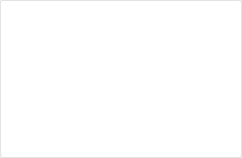
<?xml version="1.0" encoding="UTF-8"?>
<ui version="4.0">
 <class>STEmotionClass</class>
 <widget class="QWidget" name="STEmotionClass">
  <property name="geometry">
   <rect>
    <x>0</x>
    <y>0</y>
    <width>242</width>
    <height>158</height>
   </rect>
  </property>
  <property name="windowTitle">
   <string>STEmotion</string>
  </property>
  <layout class="QHBoxLayout" name="horizontalLayout_2">
   <property name="spacing">
    <number>0</number>
   </property>
   <property name="leftMargin">
    <number>0</number>
   </property>
   <property name="topMargin">
    <number>0</number>
   </property>
   <property name="rightMargin">
    <number>0</number>
   </property>
   <property name="bottomMargin">
    <number>0</number>
   </property>
   <item>
    <widget class="QWidget" name="widget" native="true">
     <property name="styleSheet">
      <string notr="true">QWidget#widget{
border-bottom: 1px solid #e3e3e3;border-top: 1px solid #e3e3e3;border-right: 1px solid #e3e3e3;border-left: 1px solid #e3e3e3;
background-color: rgb(255, 255, 255);
border-radius:3px;
}</string>
     </property>
     <layout class="QHBoxLayout" name="horizontalLayout">
      <item>
       <widget class="QTableWidget" name="twEmotion">
        <property name="minimumSize">
         <size>
          <width>224</width>
          <height>140</height>
         </size>
        </property>
        <property name="maximumSize">
         <size>
          <width>224</width>
          <height>140</height>
         </size>
        </property>
        <property name="focusPolicy">
         <enum>Qt::NoFocus</enum>
        </property>
        <property name="styleSheet">
         <string notr="true">QTableWidget{border:0px;}

QTableWidget::item:hover {
border:2px solid #e3e3e3;} </string>
        </property>
        <property name="verticalScrollBarPolicy">
         <enum>Qt::ScrollBarAlwaysOff</enum>
        </property>
        <property name="horizontalScrollBarPolicy">
         <enum>Qt::ScrollBarAlwaysOff</enum>
        </property>
        <property name="autoScroll">
         <bool>false</bool>
        </property>
        <property name="selectionMode">
         <enum>QAbstractItemView::NoSelection</enum>
        </property>
        <property name="gridStyle">
         <enum>Qt::NoPen</enum>
        </property>
        <property name="rowCount">
         <number>5</number>
        </property>
        <property name="columnCount">
         <number>8</number>
        </property>
        <attribute name="horizontalHeaderVisible">
         <bool>false</bool>
        </attribute>
        <attribute name="horizontalHeaderDefaultSectionSize">
         <number>28</number>
        </attribute>
        <attribute name="horizontalHeaderMinimumSectionSize">
         <number>28</number>
        </attribute>
        <attribute name="horizontalHeaderStretchLastSection">
         <bool>true</bool>
        </attribute>
        <attribute name="verticalHeaderVisible">
         <bool>false</bool>
        </attribute>
        <attribute name="verticalHeaderDefaultSectionSize">
         <number>28</number>
        </attribute>
        <attribute name="verticalHeaderMinimumSectionSize">
         <number>28</number>
        </attribute>
        <row/>
        <row/>
        <row/>
        <row/>
        <row/>
        <column/>
        <column/>
        <column/>
        <column/>
        <column/>
        <column/>
        <column/>
        <column/>
       </widget>
      </item>
     </layout>
    </widget>
   </item>
  </layout>
 </widget>
 <resources>
  <include location="stsample.qrc"/>
 </resources>
 <connections/>
</ui>
